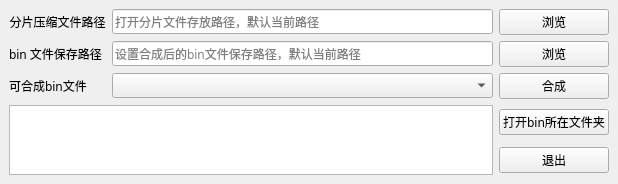
<?xml version="1.0" encoding="UTF-8"?>
<ui version="4.0">
 <class>MainWindow</class>
 <widget class="QMainWindow" name="MainWindow">
  <property name="geometry">
   <rect>
    <x>0</x>
    <y>0</y>
    <width>618</width>
    <height>182</height>
   </rect>
  </property>
  <property name="font">
   <font>
    <family>Microsoft YaHei</family>
    <weight>50</weight>
    <bold>false</bold>
   </font>
  </property>
  <property name="windowTitle">
   <string>GetData</string>
  </property>
  <widget class="QWidget" name="centralwidget">
   <layout class="QGridLayout" name="gridLayout">
    <item row="0" column="0">
     <widget class="QLabel" name="dump_label">
      <property name="text">
       <string>分片压缩文件路径</string>
      </property>
      <property name="textFormat">
       <enum>Qt::AutoText</enum>
      </property>
      <property name="alignment">
       <set>Qt::AlignCenter</set>
      </property>
     </widget>
    </item>
    <item row="1" column="0">
     <widget class="QLabel" name="label">
      <property name="text">
       <string>bin 文件保存路径</string>
      </property>
     </widget>
    </item>
    <item row="0" column="1">
     <widget class="QLineEdit" name="dump_path_line">
      <property name="text">
       <string/>
      </property>
      <property name="readOnly">
       <bool>false</bool>
      </property>
      <property name="placeholderText">
       <string>打开分片文件存放路径，默认当前路径</string>
      </property>
      <property name="clearButtonEnabled">
       <bool>true</bool>
      </property>
     </widget>
    </item>
    <item row="1" column="1">
     <widget class="QLineEdit" name="dump_save_line">
      <property name="font">
       <font>
        <family>Microsoft YaHei</family>
        <weight>50</weight>
        <bold>false</bold>
       </font>
      </property>
      <property name="toolTip">
       <string/>
      </property>
      <property name="inputMask">
       <string/>
      </property>
      <property name="text">
       <string/>
      </property>
      <property name="frame">
       <bool>true</bool>
      </property>
      <property name="echoMode">
       <enum>QLineEdit::Normal</enum>
      </property>
      <property name="dragEnabled">
       <bool>false</bool>
      </property>
      <property name="placeholderText">
       <string extracomment="设置合成后的bin文件保存路径">设置合成后的bin文件保存路径，默认当前路径</string>
      </property>
      <property name="clearButtonEnabled">
       <bool>true</bool>
      </property>
     </widget>
    </item>
    <item row="2" column="2">
     <widget class="QPushButton" name="dump_get_Button">
      <property name="text">
       <string>合成</string>
      </property>
     </widget>
    </item>
    <item row="0" column="2">
     <widget class="QPushButton" name="dump_browse_Button">
      <property name="text">
       <string>浏览</string>
      </property>
     </widget>
    </item>
    <item row="1" column="2">
     <widget class="QPushButton" name="dump_save_Button">
      <property name="text">
       <string>浏览</string>
      </property>
     </widget>
    </item>
    <item row="2" column="0">
     <widget class="QLabel" name="label_2">
      <property name="text">
       <string>可合成bin文件</string>
      </property>
     </widget>
    </item>
    <item row="2" column="1">
     <widget class="QComboBox" name="combo_dump_name">
      <property name="placeholderText">
       <string/>
      </property>
     </widget>
    </item>
    <item row="3" column="0" rowspan="2" colspan="2">
     <widget class="QTextBrowser" name="dump_output_txt">
      <property name="enabled">
       <bool>true</bool>
      </property>
      <property name="font">
       <font>
        <family>Courier New</family>
        <weight>50</weight>
        <bold>false</bold>
       </font>
      </property>
      <property name="locale">
       <locale language="English" country="UnitedStates"/>
      </property>
      <property name="html">
       <string>&lt;!DOCTYPE HTML PUBLIC &quot;-//W3C//DTD HTML 4.0//EN&quot; &quot;http://www.w3.org/TR/REC-html40/strict.dtd&quot;&gt;
&lt;html&gt;&lt;head&gt;&lt;meta name=&quot;qrichtext&quot; content=&quot;1&quot; /&gt;&lt;style type=&quot;text/css&quot;&gt;
p, li { white-space: pre-wrap; }
&lt;/style&gt;&lt;/head&gt;&lt;body style=&quot; font-family:'Courier New','Microsoft YaHei'; font-size:9pt; font-weight:400; font-style:normal;&quot;&gt;
&lt;p style=&quot;-qt-paragraph-type:empty; margin-top:0px; margin-bottom:0px; margin-left:0px; margin-right:0px; -qt-block-indent:0; text-indent:0px;&quot;&gt;&lt;br /&gt;&lt;/p&gt;&lt;/body&gt;&lt;/html&gt;</string>
      </property>
      <property name="placeholderText">
       <string comment="ipiopuop" extracomment="iopupoup"/>
      </property>
     </widget>
    </item>
    <item row="4" column="2">
     <widget class="QPushButton" name="dump_exit_app_Button">
      <property name="text">
       <string>退出</string>
      </property>
     </widget>
    </item>
    <item row="3" column="2">
     <widget class="QPushButton" name="open_bin_dir_Button">
      <property name="text">
       <string>打开bin所在文件夹</string>
      </property>
     </widget>
    </item>
   </layout>
  </widget>
 </widget>
 <resources/>
 <connections/>
 <slots>
  <slot>openDumpfile()</slot>
  <slot>openSymfile()</slot>
 </slots>
</ui>
